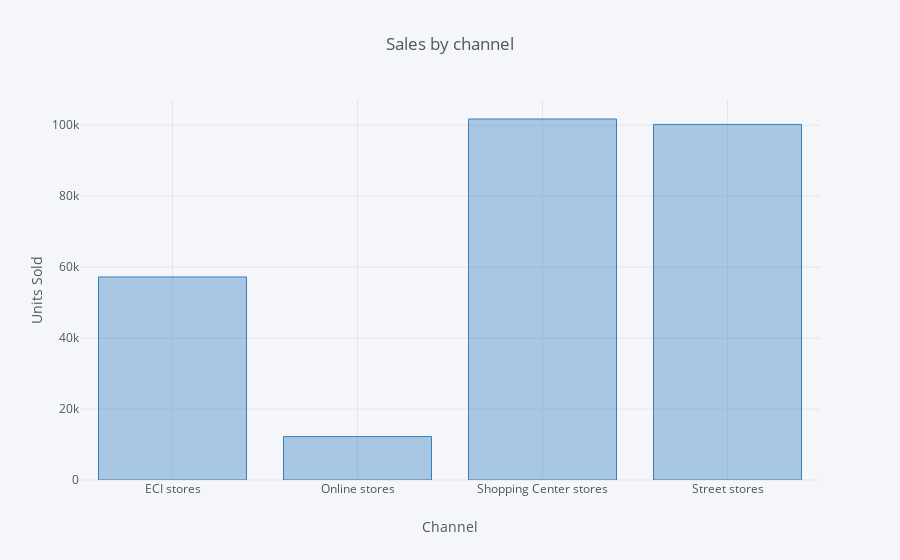

Notebook cell for this chart:
### Markdown cell above
# 2. Plotting the segmentation to get the first conclusions

### Code cell
sales.pivot_table(index = 'StoreType', values = 'UnitsSold',aggfunc = 'sum').reset_index().iplot(kind = 'bar',
                                                                  x = 'StoreType',
                                                                  y = 'UnitsSold',
                                                                  xTitle = 'Channel',
                                                                  yTitle = 'Units Sold',
                                                                  title = 'Sales by channel',
                                                                  color = 'blue',
                                                                  opacity = 0.4)

### Figure 1 — Plotly figure (JSON) as saved in the notebook; plotly's stock layout.template omitted (floating-point values rounded to 4 significant figures)
{"data": [{"marker": {"color": "rgba(55, 128, 191, 0.4)", "line": {"color": "rgba(55, 128, 191, 1.0)", "width": 1}}, "name": "UnitsSold", "orientation": "v", "text": "", "type": "bar", "uid": "9cc0aa66-7eaf-4ceb-b10f-2d49aab0a86e", "x": ["ECI stores", "Online stores", "Shopping Center stores", "Street stores"], "y": [57235, 12241, 101753, 100231]}], "layout": {"legend": {"bgcolor": "#F5F6F9", "font": {"color": "#4D5663"}}, "paper_bgcolor": "#F5F6F9", "plot_bgcolor": "#F5F6F9", "title": {"font": {"color": "#4D5663"}, "text": "Sales by channel"}, "xaxis": {"gridcolor": "#E1E5ED", "showgrid": true, "tickfont": {"color": "#4D5663"}, "title": {"font": {"color": "#4D5663"}, "text": "Channel"}, "zerolinecolor": "#E1E5ED"}, "yaxis": {"gridcolor": "#E1E5ED", "showgrid": true, "tickfont": {"color": "#4D5663"}, "title": {"font": {"color": "#4D5663"}, "text": "Units Sold"}, "zerolinecolor": "#E1E5ED"}}}
